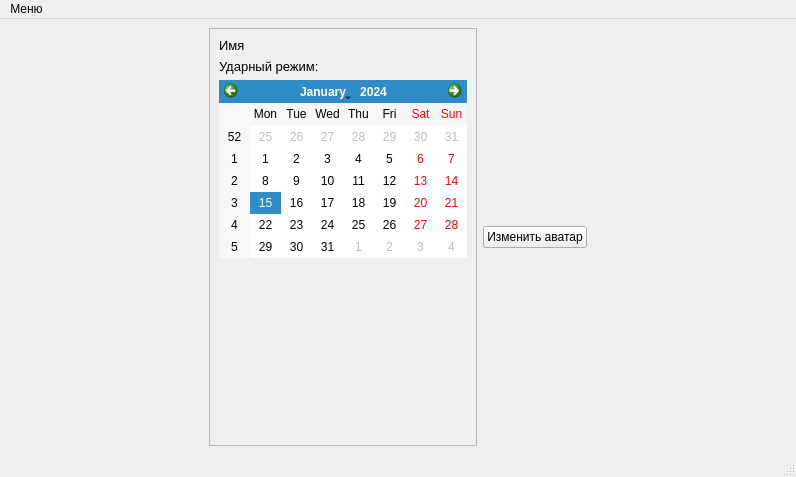
<?xml version="1.0" encoding="UTF-8"?>
<ui version="4.0">
 <class>MainWindow</class>
 <widget class="QMainWindow" name="MainWindow">
  <property name="geometry">
   <rect>
    <x>0</x>
    <y>0</y>
    <width>796</width>
    <height>477</height>
   </rect>
  </property>
  <property name="windowTitle">
   <string>MainWindow</string>
  </property>
  <widget class="QWidget" name="centralwidget">
   <layout class="QHBoxLayout" name="horizontalLayout">
    <item>
     <spacer name="horizontalSpacer">
      <property name="orientation">
       <enum>Qt::Horizontal</enum>
      </property>
      <property name="sizeHint" stdset="0">
       <size>
        <width>40</width>
        <height>20</height>
       </size>
      </property>
     </spacer>
    </item>
    <item>
     <widget class="QFrame" name="frame">
      <property name="frameShape">
       <enum>QFrame::StyledPanel</enum>
      </property>
      <property name="frameShadow">
       <enum>QFrame::Raised</enum>
      </property>
      <layout class="QVBoxLayout" name="verticalLayout">
       <item>
        <widget class="QLabel" name="name">
         <property name="font">
          <font>
           <pointsize>10</pointsize>
          </font>
         </property>
         <property name="text">
          <string>Имя</string>
         </property>
        </widget>
       </item>
       <item>
        <layout class="QHBoxLayout" name="horizontalLayout_4"/>
       </item>
       <item>
        <layout class="QHBoxLayout" name="horizontalLayout_3"/>
       </item>
       <item>
        <widget class="QLabel" name="label_3">
         <property name="font">
          <font>
           <pointsize>10</pointsize>
          </font>
         </property>
         <property name="text">
          <string>Ударный режим:</string>
         </property>
        </widget>
       </item>
       <item>
        <widget class="QCalendarWidget" name="calendarWidget"/>
       </item>
       <item>
        <spacer name="verticalSpacer">
         <property name="orientation">
          <enum>Qt::Vertical</enum>
         </property>
         <property name="sizeHint" stdset="0">
          <size>
           <width>20</width>
           <height>40</height>
          </size>
         </property>
        </spacer>
       </item>
      </layout>
     </widget>
    </item>
    <item>
     <layout class="QVBoxLayout" name="verticalLayout_2">
      <item>
       <widget class="QLabel" name="photo">
        <property name="maximumSize">
         <size>
          <width>300</width>
          <height>300</height>
         </size>
        </property>
        <property name="text">
         <string/>
        </property>
        <property name="pixmap">
         <pixmap>../Images/no-profile.png</pixmap>
        </property>
        <property name="scaledContents">
         <bool>true</bool>
        </property>
       </widget>
      </item>
      <item>
       <widget class="QPushButton" name="pushButton">
        <property name="text">
         <string>Изменить аватар</string>
        </property>
       </widget>
      </item>
      <item>
       <widget class="QLabel" name="label">
        <property name="text">
         <string/>
        </property>
       </widget>
      </item>
     </layout>
    </item>
    <item>
     <spacer name="horizontalSpacer_3">
      <property name="orientation">
       <enum>Qt::Horizontal</enum>
      </property>
      <property name="sizeHint" stdset="0">
       <size>
        <width>40</width>
        <height>20</height>
       </size>
      </property>
     </spacer>
    </item>
   </layout>
  </widget>
  <widget class="QMenuBar" name="menubar">
   <property name="geometry">
    <rect>
     <x>0</x>
     <y>0</y>
     <width>796</width>
     <height>26</height>
    </rect>
   </property>
   <widget class="QMenu" name="menu">
    <property name="title">
     <string>Меню</string>
    </property>
    <addaction name="profile"/>
    <addaction name="theory"/>
    <addaction name="practise"/>
    <addaction name="game"/>
    <addaction name="meme"/>
    <addaction name="action"/>
   </widget>
   <addaction name="menu"/>
  </widget>
  <widget class="QStatusBar" name="statusbar"/>
  <action name="profile">
   <property name="text">
    <string>Профиль</string>
   </property>
  </action>
  <action name="theory">
   <property name="text">
    <string>Теория</string>
   </property>
  </action>
  <action name="practise">
   <property name="text">
    <string>Практика</string>
   </property>
  </action>
  <action name="game">
   <property name="text">
    <string>Игры</string>
   </property>
  </action>
  <action name="meme">
   <property name="text">
    <string>Мемы</string>
   </property>
  </action>
  <action name="action">
   <property name="text">
    <string>Настройки</string>
   </property>
  </action>
 </widget>
 <resources/>
 <connections/>
</ui>
